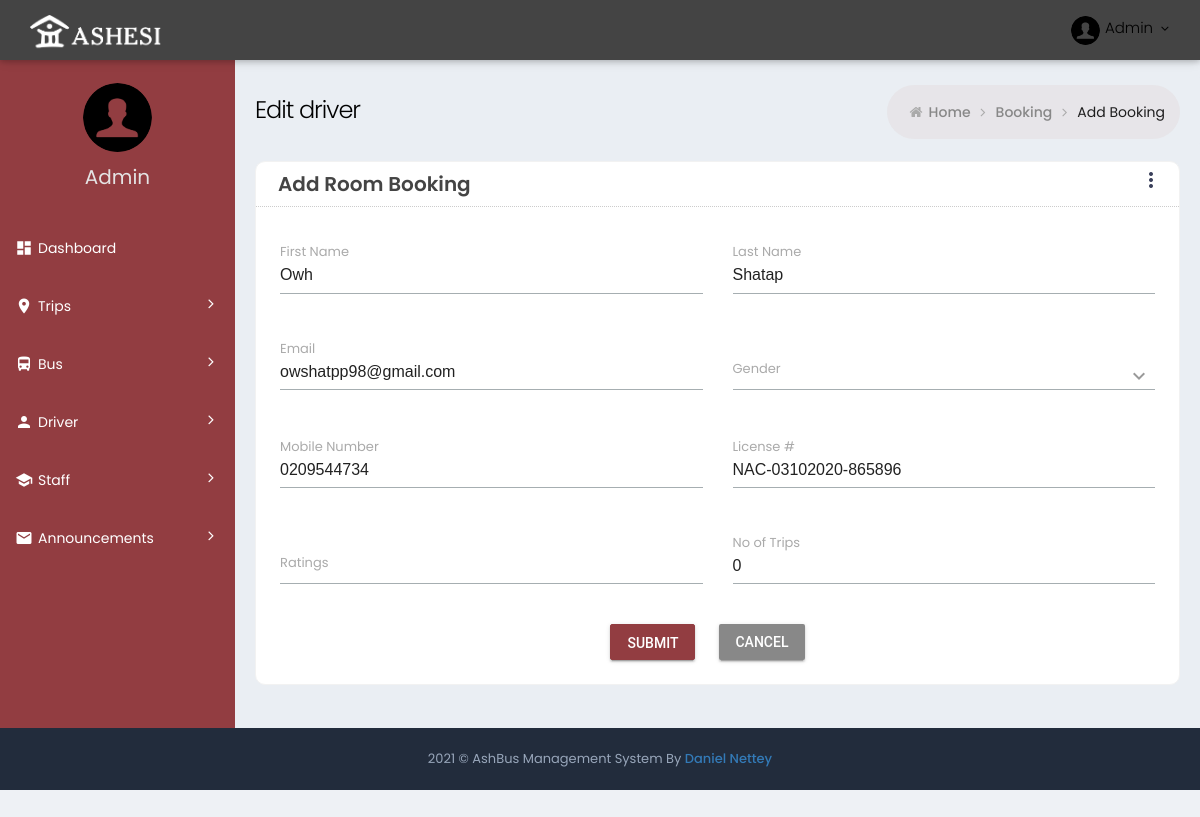
Screenshot of /editdriver/1/ with the database file from the repository.
### ashbus/ashbus_web/models.py (models this page shows, shortened)
class Driver(models.Model):
    license_number = models.CharField(max_length=20)
    person = models.ForeignKey(Person, on_delete=models.CASCADE)

class Person(models.Model):
    email = models.CharField(max_length=40)
    first_name = models.CharField(max_length=20)
    last_name = models.CharField(max_length=20)
    mobile = models.CharField(max_length=20)
    gender = models.CharField(max_length=10)
    number_of_trips = models.IntegerField(default=0)

### ashbus/ashbus_web/views.py (the view)
# urls.py: path('editdriver/<int:driver_id>/', EditDriverView, name="edit_driver"),
def EditDriverView(request, driver_id):
    driver = Driver.objects.filter(id=driver_id)[0]
    person = Person.objects.filter(id=driver.person.id)[0]
    person = Person.objects.filter(id=driver.person.id)[0]
    if request.method == "POST":
        try:
            person.first_name = request.POST.get('first_name')
            person.last_name = request.POST.get('last_name')
            person.gender = request.POST.get('gender')
            person.email = request.POST.get('email')
            person.gender = "Male"
            person.mobile = request.POST.get('mobile')
            driver.license_number = request.POST.get('card_id')
            driver.ratings = request.POST.get('amount')
            person.number_of_trips = request.POST.get('number_of_trips')
            driver.save()
            person.save()
            return render(request, 'edit_driver.html', {"driver":driver})
        except Exception :
            raise Exception
            return render(request,"Something went wrong")
    else:
        return render(request, 'edit_driver.html', {"driver":driver})

### ashbus/ashbus_web/templates/edit_driver.html (shortened to what this page needs)
{% extends 'innerBase.html'  %}
{% block Content %}
<div class="page-content-wrapper">
	<div class="page-content">
		<div class="page-bar">
			<div class="page-title-breadcrumb">
				<div class=" pull-left">
					<div class="page-title">Edit driver </div>
				</div>
				<ol class="breadcrumb page-breadcrumb pull-right">
					<li><i class="fa fa-home"></i>&nbsp;<a class="parent-item"
							href="{% url 'index' %}">Home</a>&nbsp;<i class="fa fa-angle-right"></i>
					</li>
					<li><a class="parent-item" href="">Booking</a>&nbsp;<i class="fa fa-angle-right"></i>
					</li>
					<li class="active">Add Booking</li>
				</ol>
			</div>
		</div>
		<div class="row">
			<div class="col-sm-12">
				<div class="card-box">
					<div class="card-head">
						<header>Add Room Booking</header>
						<button id="panel-button"
							class="mdl-button mdl-js-button mdl-button--icon pull-right"
							data-upgraded=",MaterialButton">
							<i class="material-icons">more_vert</i>
						</button>
					</div>
					<form action="{% url 'edit_driver' driver.id %}"  method="POST"  class="">
						<div class="card-body row">
							<div class="col-lg-6 p-t-20">
								<div
									class="mdl-textfield mdl-js-textfield mdl-textfield--floating-label txt-full-width">
									<input class="mdl-textfield__input" type="text" name="first_name" id="txtFirstName" value="{{ driver.person.first_name }}">
									<label class="mdl-textfield__label">First Name</label>
								</div>
							</div>
							<div class="col-lg-6 p-t-20">
								<div
									class="mdl-textfield mdl-js-textfield mdl-textfield--floating-label txt-full-width">
									<input class="mdl-textfield__input" type="text" name="last_name" id="txtLasttName" value="{{ driver.person.last_name }}">
									<label class="mdl-textfield__label">Last Name</label>
								</div>
							</div>
							<div class="col-lg-6 p-t-20">
								<div
									class="mdl-textfield mdl-js-textfield mdl-textfield--floating-label txt-full-width">
									<input class="mdl-textfield__input" type="email" name="email" id="txtemail" value="{{ driver.person.email }}">
									<label class="mdl-textfield__label">Email</label>
								</div>
							</div>
							<div class="col-lg-6 p-t-20">
								<div
									class="mdl-textfield mdl-js-textfield mdl-textfield--floating-label getmdl-select getmdl-select__fix-height txt-full-width">
									<input class="mdl-textfield__input" type="text" id="sample2" value=""
										readonly tabIndex="-1" data-val="{{ driver.person.gender }}">
									<label for="sample2" class="pull-right margin-0">
										<i class="mdl-icon-toggle__label material-icons">keyboard_arrow_down</i>
									</label>
									<label for="sample2" class="mdl-textfield__label">Gender</label>
								</div>
							</div>
							<div class="col-lg-6 p-t-20">
								<div
									class="mdl-textfield mdl-js-textfield mdl-textfield--floating-label txt-full-width">
									<input class="mdl-textfield__input" type="text" name="mobile" value="{{ driver.person.mobile }}"
										pattern="-?[0-9]*(\.[0-9]+)?" id="text5">
									<label class="mdl-textfield__label" for="text5">Mobile Number</label>
								</div>
							</div>
							<div class="col-lg-6 p-t-20">
								<div
									class="mdl-textfield mdl-js-textfield mdl-textfield--floating-label txt-full-width">
									<input class="mdl-textfield__input" maxlength="20" type="text" name="card_id" id="card_id" value="{{ driver.license_number }}">
									<label class="mdl-textfield__label">License #</label>
								</div>
							</div>
							<div class="col-lg-6 p-t-20">
								<div
									class="mdl-textfield mdl-js-textfield mdl-textfield--floating-label txt-full-width">
									<input class="mdl-textfield__input" type="text" id="amount" name="amount" value="{{ driver.ratings }}">
									<label class="mdl-textfield__label">Ratings</label>
								</div>
							</div>
							<div class="col-lg-6 p-t-20">
								<div
									class="mdl-textfield mdl-js-textfield mdl-textfield--floating-label txt-full-width">
									<input class="mdl-textfield__input" type="number" id="number_trips" name="number_of_trips" value="{{ driver.person.number_of_trips }}">
									<label class="mdl-textfield__label">No of Trips</label>
								</div>
							</div>
							<div class="col-lg-12 p-t-20 text-center">
								<button type="submit" value="submit"
									class="mdl-button mdl-js-button mdl-button--raised mdl-js-ripple-effect m-b-10 m-r-20 btn-pink">Submit</button>
									<a href="{% url 'index' %}">
										<button type="button"
										class="mdl-button mdl-js-button mdl-button--raised mdl-js-ripple-effect m-b-10 btn-default">Cancel</button>
									</a>
							</div>
						</div>
					</form>
				</div>
			</div>
		</div>
	</div>
</div>
{% endblock Content %}

### ashbus/ashbus_web/static/css/material_style.css (style rules this page uses)
.material-icons { font-family: 'Material Icons'; font-weight: normal; font-style: normal; font-size: 24px; display: inline-block; line-height: 1; text-transform: none; letter-spacing: normal; word-wrap: normal; white-space: nowrap; direction: ltr; -webkit-font-smoothing: antialiased; text-rendering: optimizeLegibility; -moz-osx-font-smoothing: grayscale; font-feature-settings: 'liga'; }
.mdl-textfield__label:after { bottom: 13px !important; }
.getmdl-select .mdl-icon-toggle__label { float: right; margin-top: -30px; color: rgba(0,0,0,0.4); }
.mdl-textfield__label { color: #AAAAAA !important; font-size: 13px !important; }
.mdl-textfield__input { border-bottom: 1px solid #a6aeb1 !important; }
.mdl-textfield__label:after { background-color: #49cdd0; }
.txt-full-width { width: 100% !important; }
.mdl-js-button { right: 10px; }

### ashbus/ashbus_web/static/css/responsive.css (style rules this page uses)
@media (min-width:992px) { .page-content-wrapper { float: left; width: 100% } }
@media (min-width:992px) { .page-content-wrapper .page-content { margin-left: 235px; margin-top: 0; min-height: 600px; padding: 25px 20px 10px } }

### ashbus/ashbus_web/static/css/theme-color.css (style rules this page uses)
:root { --sidebar-color: #ffffff; --sidebar-font-color: #4680ff; --logo-color: #222c3c; --header-color: #6673FC; }

### rows the page displays
Driver: first_name "Owh", last_name "Shatap", email "owshatpp98@gmail.com", mobile "0209544734", card_id "NAC-03102020-865896", number_of_trips "0"
